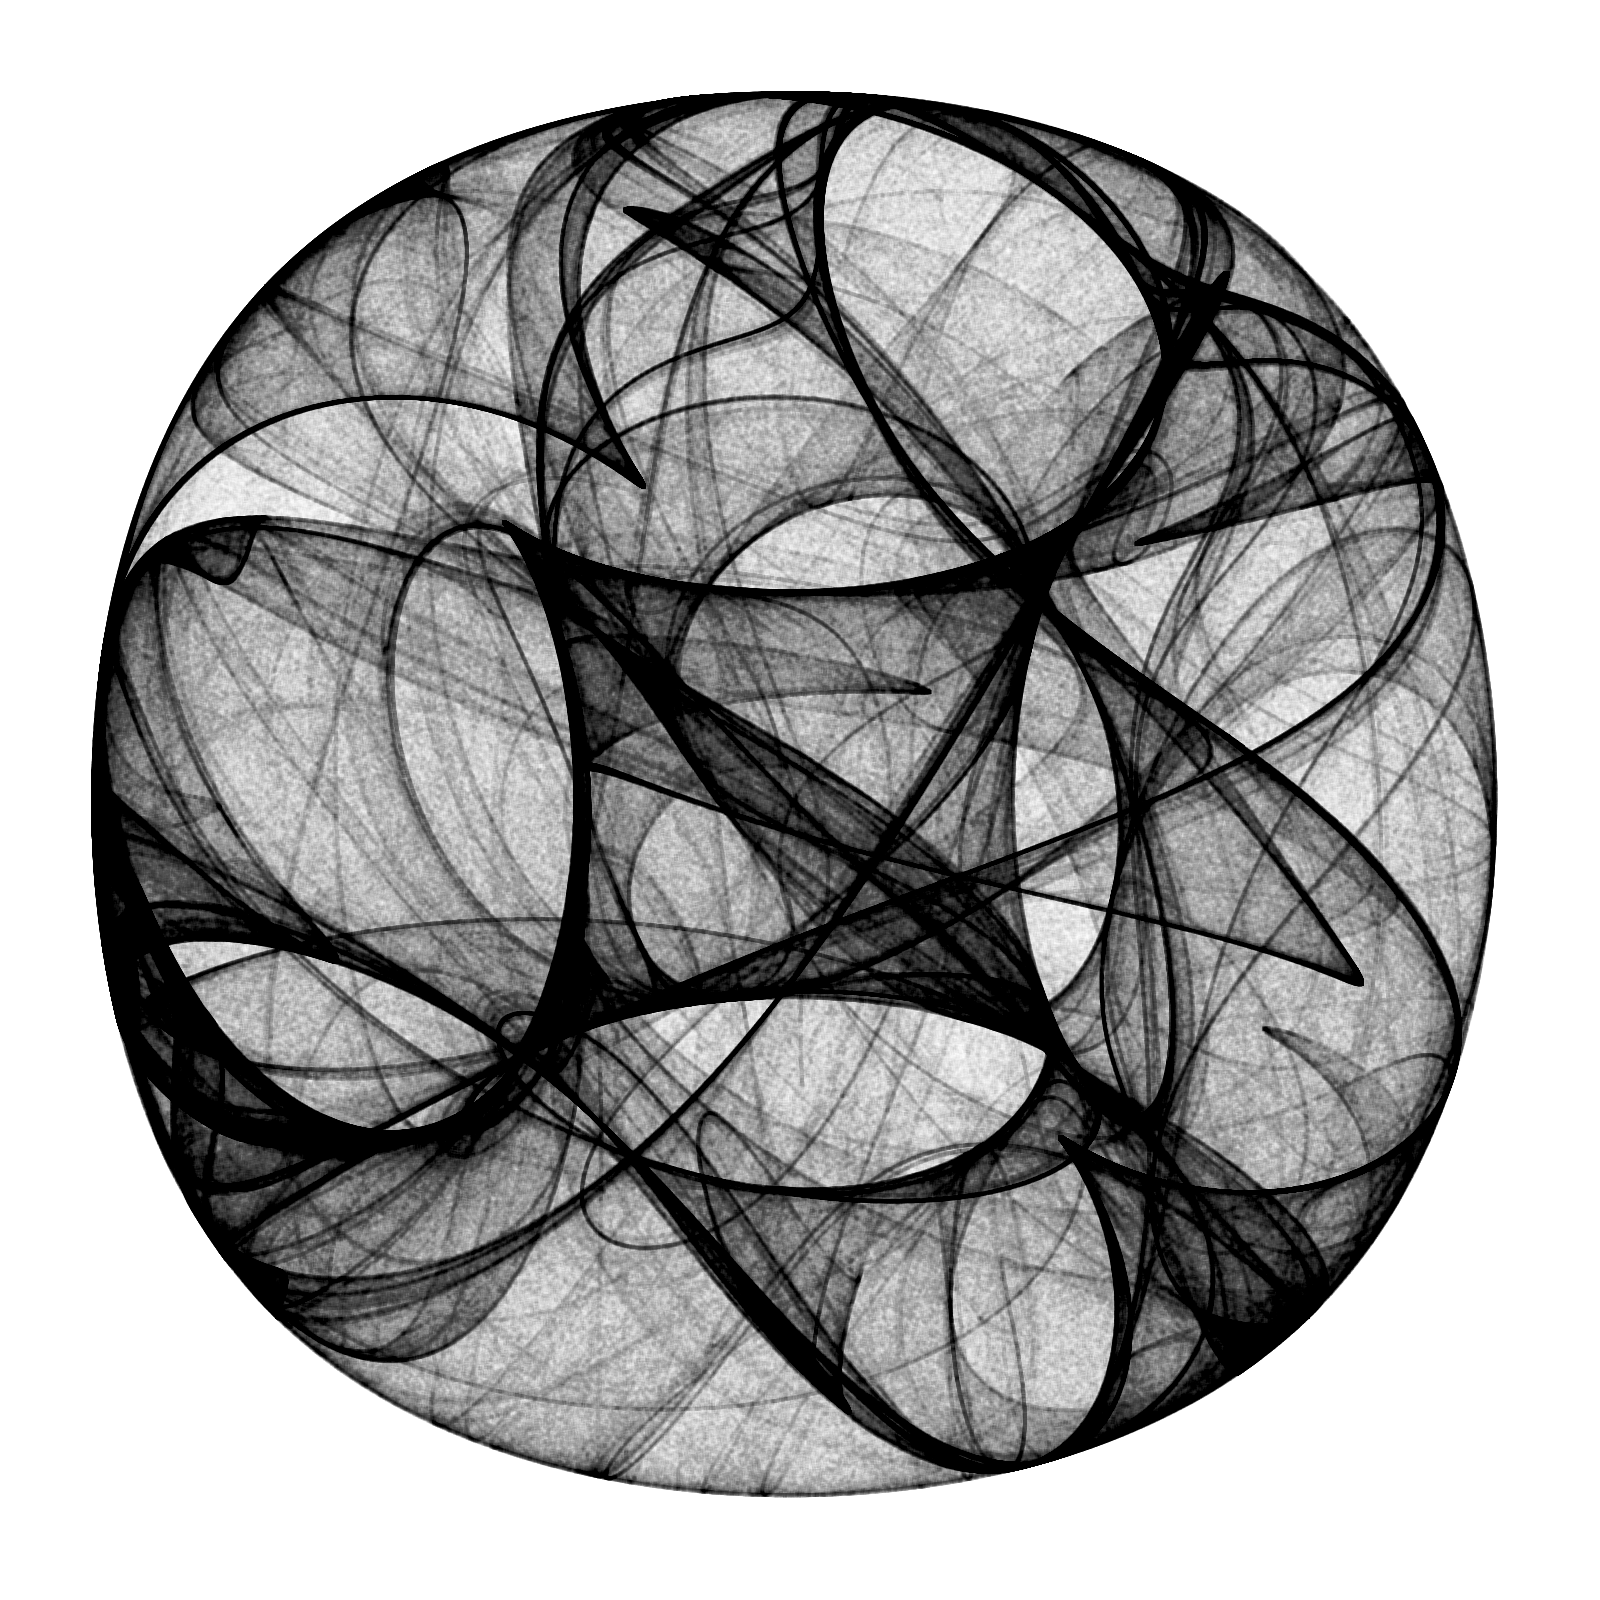

This chart was generated by the following R code:
library(Rcpp)
library(ggplot2)
library(dplyr)

opt = theme(legend.position  = "none",
            panel.background = element_rect(fill="white"),
            axis.ticks       = element_blank(),
            panel.grid       = element_blank(),
            axis.title       = element_blank(),
            axis.text        = element_blank())

cppFunction('DataFrame createTrajectory(int n, double x0, double y0, 
            double a, double b, double c, double d) {
            // create the columns
            NumericVector x(n);
            NumericVector y(n);
            x[0]=x0;
            y[0]=y0;
            for(int i = 1; i < n; ++i) {
            x[i] = sin(a*y[i-1])+c*cos(a*x[i-1]);
            y[i] = sin(b*x[i-1])+d*cos(b*y[i-1]);
            }
            // return a new data frame
            return DataFrame::create(_["x"]= x, _["y"]= y);
            }
            ')

a=-1.24458046630025
b=-1.25191834103316 
c=-1.81590817030519 
d=-1.90866735205054

df=createTrajectory(10000000, 0, 0, a, b, c, d)

png("Clifford.png", units="px", width=1600, height=1600, res=300)
ggplot(df, aes(x, y)) + geom_point(color="black", shape=46, alpha=.01) + opt
dev.off()
